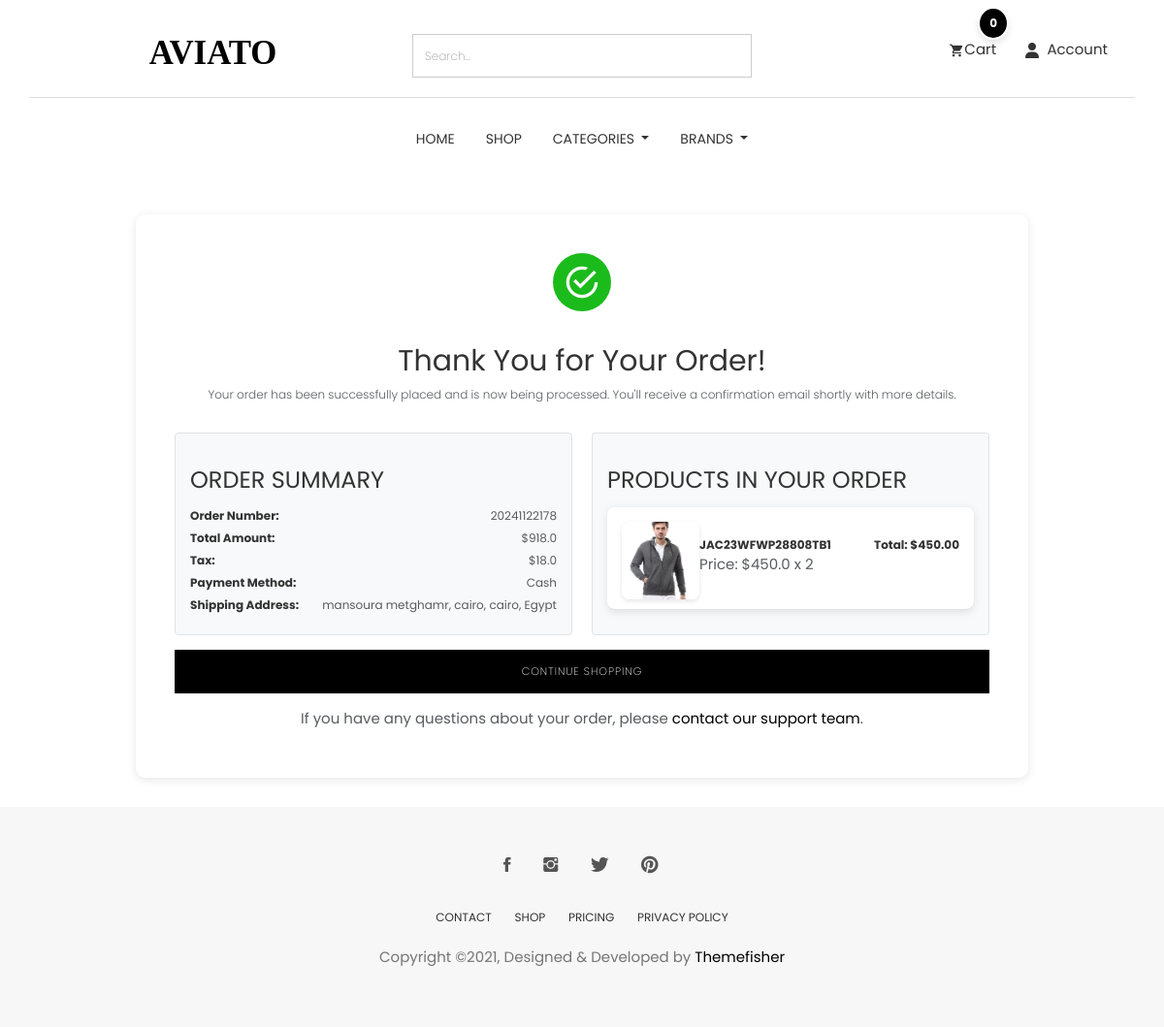
Page /order/order-success/ (signed in) on the earlier database version.
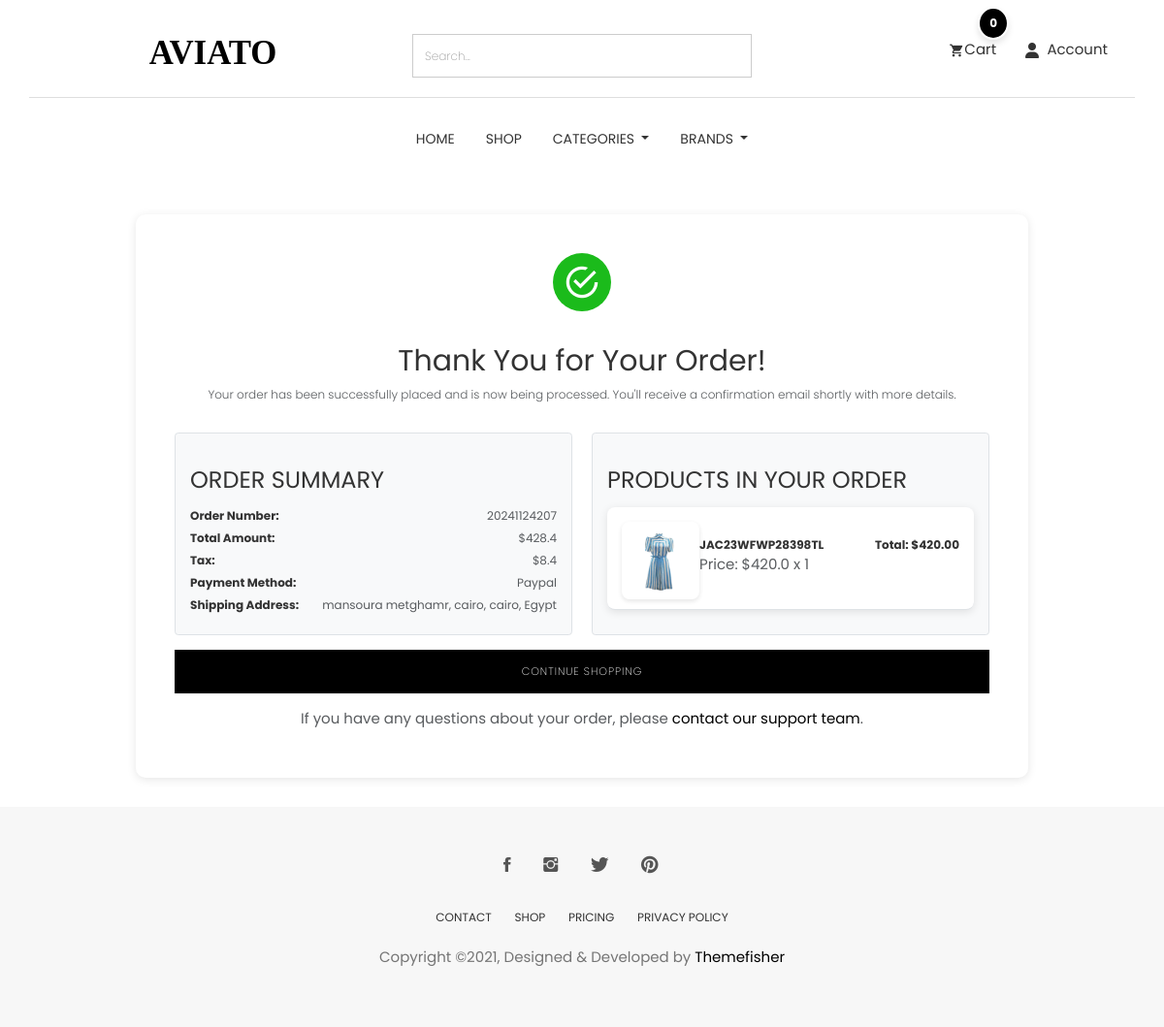
Same page on the later database version.
### order/models.py (models this page shows, shortened)
class Order(models.Model):
    STATUS = (
        ('New', 'New'),
        ('On Delivery', 'On Delivery'),  # Add On Delivery status here
        ('Completed', 'Completed'),
        ('Cancelled', 'Cancelled'),
    )
    user = models.ForeignKey(User, verbose_name=_("user order"),on_delete=models.SET_NULL , null=True)
    payment = models.ForeignKey(Payment,  verbose_name=_("payment order"),on_delete=models.SET_NULL ,blank=True , null=True)
    order_number = models.CharField(_("order_number"),max_length=50)
    first_name = models.CharField(_("first_name"),max_length=50)
    last_name = models.CharField(_("last_name"),max_length=50)
    phone = models.CharField(_("phone"),max_length=50)
    zip_code = models.CharField(_("zip_code"),max_length=50,blank=True)
    email = models.EmailField(_("email"), max_length=254)
    address_line_1 = models.CharField(_("address_line_1"), max_length=50)
    address_line_2 = models.CharField(_("address_line_2"), max_length=50 , blank=True)
    country = models.CharField(_("country"), max_length=50 )
    state = models.CharField(_("state"), max_length=50 )
    payment_method = models.CharField(_("payment_method"), max_length=50 )
    city = models.CharField(_("city"), max_length=50 )
    order_note = models.CharField(_("order_note"), max_length=1000 , blank=True)
    order_total = models.FloatField(_("order_total"),)
    tax = models.FloatField(_("tax"),)
    status = models.CharField(_("status"),choices=STATUS,default='New' , max_length=15)
    ip = models.CharField(_("ip"),max_length=50  ,blank=True)
    is_orderd = models.BooleanField(_("is_orderd"),default=False)
    created_at = models.DateTimeField(_("created_at"), default=timezone.now)
    updated_at = models.DateTimeField(_("updated_at"),default=timezone.now)
    def full_address(self):
        return f'{self.address_line_1} {self.address_line_2}'
    class Meta:
        verbose_name = _("Orders")
        verbose_name_plural = _("Orders")

class OrderProduct(models.Model):
    payment = models.ForeignKey(Payment, verbose_name=_("payment order"),on_delete=models.SET_NULL ,blank=True , null=True)
    user = models.ForeignKey(User, verbose_name=_("user order"),on_delete=models.CASCADE)
    order = models.ForeignKey(Order, verbose_name=_("order"),on_delete=models.CASCADE)
    product = models.ForeignKey("store.Product", verbose_name=_("order product"),on_delete=models.CASCADE)
    variations = models.ManyToManyField("store.Variation",blank=True)
    quantity = models.IntegerField(_("quantity"),)
    product_price = models.FloatField(_("product_price"),)
    ordered = models.BooleanField(_("ordered"),default=False)
    created_at = models.DateTimeField(_("created_at"), default=timezone.now)
    updated_at = models.DateTimeField(_("updated_at"),default=timezone.now)
    class Meta:
        verbose_name = _("Order Products")
        verbose_name_plural = _("Order Products")

### store/models.py (models this page shows, shortened)
class Product(models.Model):
    id = models.UUIDField(primary_key=True, default=uuid.uuid4, editable=False)
    name = models.CharField( max_length=50)
    image = models.ImageField(upload_to='product/',null=True,blank=True)
    stock = models.IntegerField(default=1)
    price = models.DecimalField(max_digits=10, decimal_places=2, default=Decimal('0.00'))
    description = models.TextField(max_length=10000, blank=True)
    created_at = models.DateTimeField(default=timezone.now)
    modified_date = models.DateTimeField(auto_now=True)
    slug = models.SlugField(null=True, blank=True)
    views = models.PositiveIntegerField(default=0)
    is_available = models.BooleanField(default=True)
    on_sale = models.BooleanField(default=False)
    PRDBrand = models.ForeignKey('Brand', related_name='product_brand', on_delete=models.CASCADE, blank=True, null=True, verbose_name="Brand")
    like = models.ManyToManyField(User, blank=True, related_name='product_favourite')
    category = models.ForeignKey(Subcategory, related_name='product_subcategory', verbose_name="Subcategory", null=True, blank=True, on_delete=models.CASCADE)
    class Meta:
        ordering = ['-created_at']
        verbose_name = "Product"
        verbose_name_plural = "Products"

### order/views.py (the view)
# urls.py: path('order-success/', views.order_success, name='order_success'),
def order_success(request):
    current_user = request.user
    order = Order.objects.filter(user=current_user, is_orderd=True).last()
    ordered_products = OrderProduct.objects.filter(order_id=order.id)
    subtotal = 0
    for i in ordered_products:
        subtotal += i.product_price * i.quantity
    context = {
        'order': order,
        'subtotal': subtotal,
        'ordered_products': ordered_products,
    }
    return render(request , 'order_complete.html' , context)

### category/category_context.py (called while the page is built)
def nav_links(request):
    categories_nav = Category.objects.all()
    subcategories_nav = Subcategory.objects.all()
    brands_nav = Brand.objects.all()
    context = {
        'categories_nav':categories_nav,
        'brands_nav':brands_nav,
        'subcategories_nav':subcategories_nav,
    }
    return context

### category/models.py (called while the page is built)
    def get_url(self):
        return reverse('products_by_subcategory',args=[self.id])

### store/models.py (called while the page is built)
    def get_url(self):
        return reverse('products_by_brand',args=[self.id])

    def __str__(self):
        return self.name

### order/templates/order_complete.html (shortened to what this page needs)
{% extends "base.html" %}
{% load static %}
{% block body %}
<section class="page-wrapper success-msg py-5">
    <div class="container">
        <div class="row justify-content-center">
            <div class="col-md-10">
                <div class="block text-center">
                    <div class="icon-wrapper mb-4">
                        <i class="tf-ion-android-checkmark-circle success-icon mb-4" style=""></i>
                    </div>
                    <h2 class="text-center font-weight-bold">Thank You for Your Order!</h2>
                    <p class="lead text-muted mb-5">Your order has been successfully placed and is now being processed. You'll receive a confirmation email shortly with more details.</p>
                    <div class="main-sections d-flex justify-content-between">
                        <div class="order-summary bg-light p-4 text-left border rounded mr-3" style="flex: 1;">
                            <h3 class="mb-4 text-uppercase font-weight-bold">Order Summary</h3>
                            <div class="summary-item mb-2">
                                <strong>Order Number:</strong> <span class="text-muted">{{ order.order_number }}</span>
                            </div>
                            <div class="summary-item mb-2">
                                <strong>Total Amount:</strong> <span class="text-muted">${{ order.order_total }}</span>
                            </div>
                            <div class="summary-item mb-2">
                                <strong>Tax:</strong> <span class="text-muted">${{ order.tax }}</span>
                            </div>
                            <div class="summary-item mb-2">
                                <strong>Payment Method:</strong> <span class="text-muted">{{ order.payment_method|title }}</span>
                            </div>
                            <div class="summary-item mb-2">
                                <strong>Shipping Address:</strong> <span class="text-muted">{{ order.full_address }}, {{ order.city }}, {{ order.state }}, {{ order.country }}</span>
                            </div>
                        </div>
                        <div class="ordered-products bg-light p-4 text-left border rounded" style="flex: 1;">
                            <h3 class="mb-4 text-uppercase font-weight-bold">Products in Your Order</h3>
                            {% for item in order.orderproduct_set.all %}
                            <div class="product-item mb-3 d-flex align-items-center border-bottom pb-3">
                                <div class="product-image mr-3">
                                    <img src="{{ item.product.image.url }}" alt="{{ item.product.name }}" class="img-fluid"
                                        style="width: 80px; height: 80px; object-fit: cover; border-radius: 8px; box-shadow: 0px 2px 5px rgba(0,0,0,0.1);">
                                </div>
                                <div class="product-detail d-flex justify-content-between flex-grow-1">
                                    <div>
                                        <strong>{{ item.product.name }}</strong>
                                        <p class="text-muted">Price: ${{ item.product_price }} x {{ item.quantity }}</p>
                                    </div>
                                    <div class="text-right">
                                        <strong>Total: ${{ item.product_price|floatformat:2 }}</strong>
                                    </div>
                                </div>
                            </div>
                            {% endfor %}
                        </div>
                    </div>
                    <a href="{% url 'product_list' %}" class="btn btn-main mt-4 w-100 btn-lg text-uppercase">Continue Shopping</a>
                    <p class="mt-4 text-muted">If you have any questions about your order, please <a href="/" class="font-weight-bold">contact our support team</a>.</p>
                </div>
            </div>
        </div>
    </div>
</section>
{% endblock %}

Differences in the rows shown:
no longer on this page (row unchanged): Order: order_number "20241122178", order_total "918.0", tax "18.0", payment_method "Cash", full_address "mansoura metghamr", city "cairo", state "cairo", country "Egypt"
no longer on this page (row unchanged): OrderProduct: product.image (picture), product.name "JAC23WFWP28808TB1", product_price "450.0", quantity "2", product_price "450.00"
added Order: order_number "20241124207", order_total "428.4", tax "8.4", payment_method "Paypal", full_address "mansoura metghamr", city "cairo", state "cairo", country "Egypt"
added OrderProduct: product.image (picture), product.name "JAC23WFWP28398TL", product_price "420.0", quantity "1", product_price "420.00"
